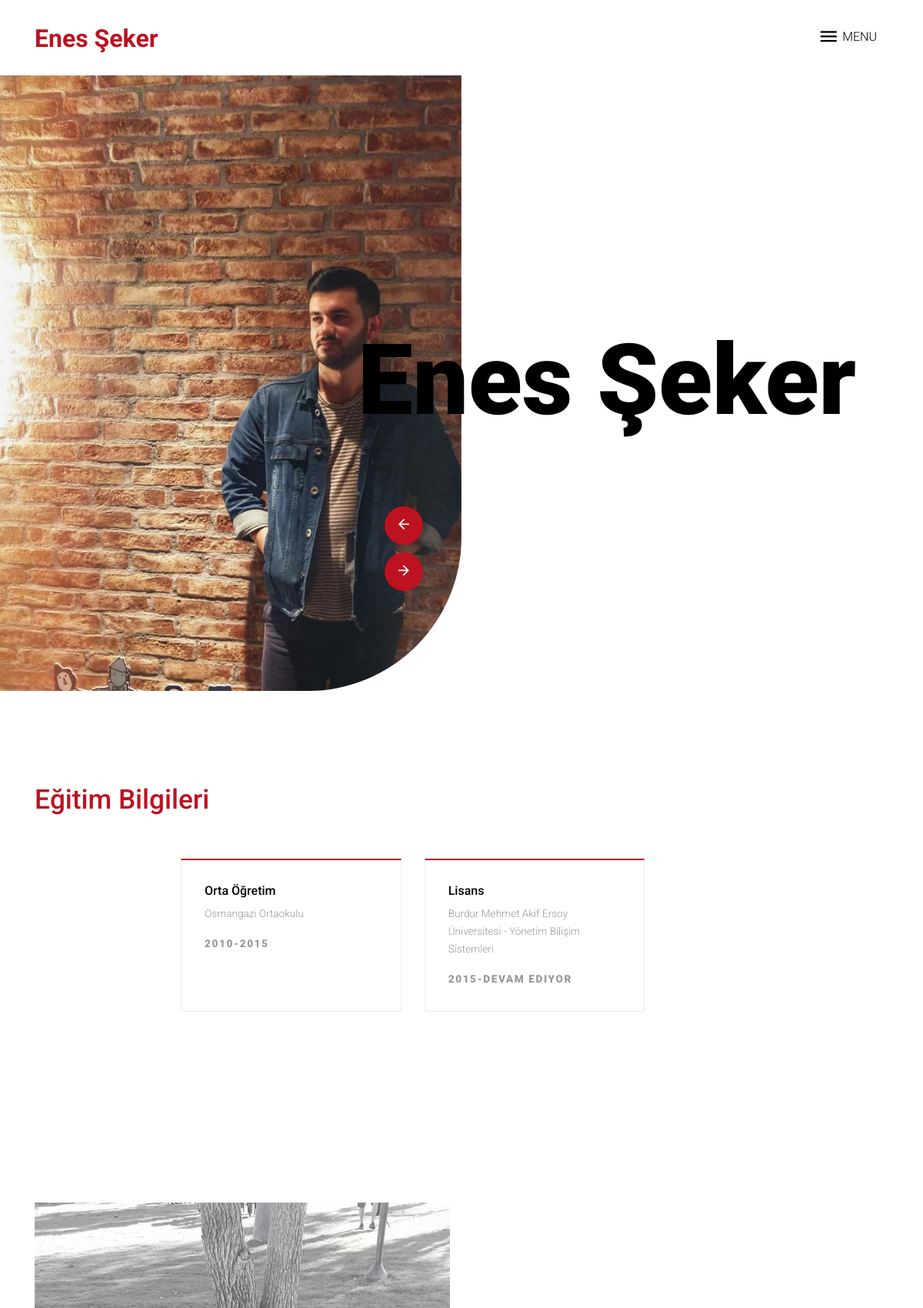
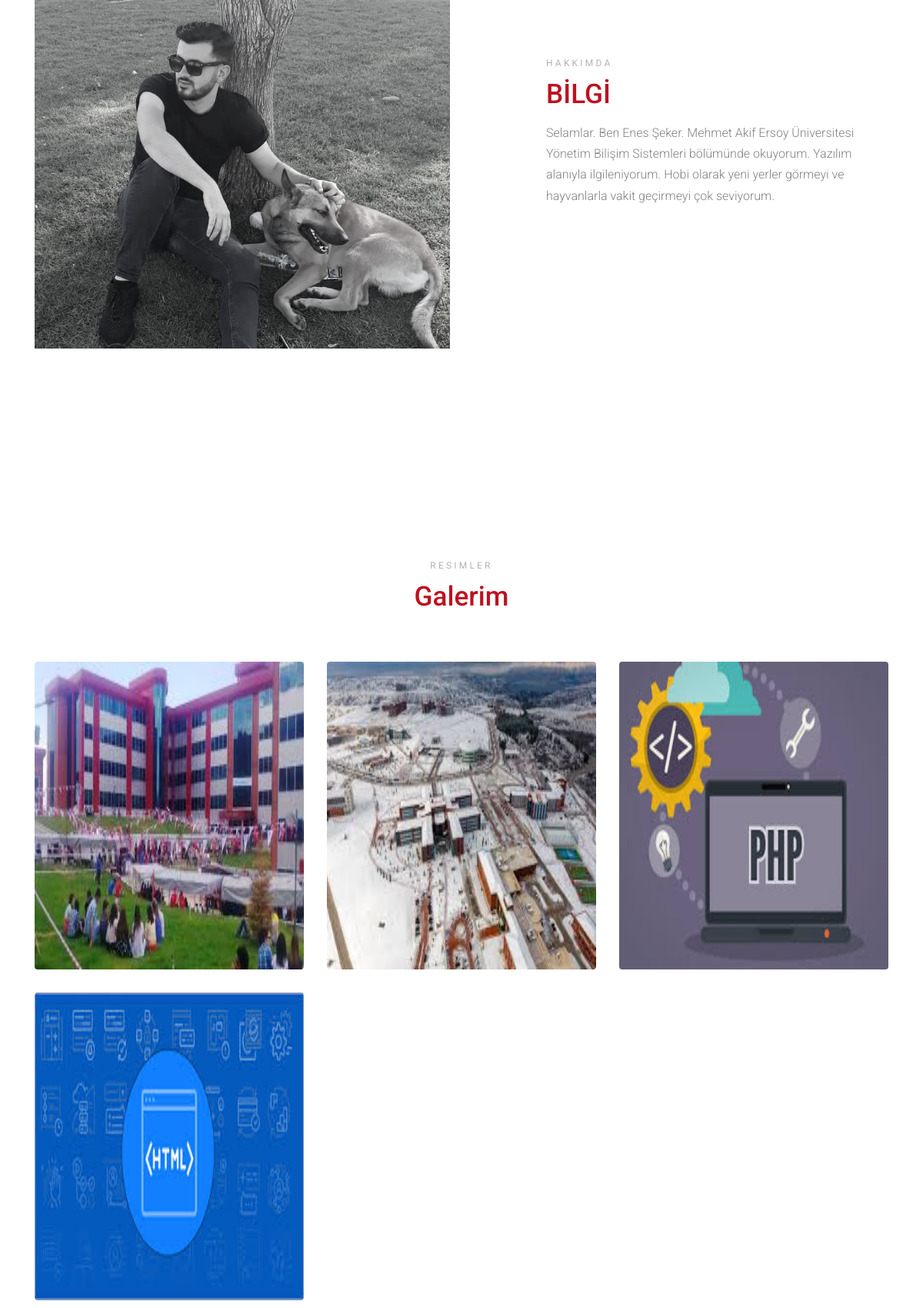
The page / (upper part) on the database its author committed (2 pictures, top to bottom).
### tables this page shows
CREATE TABLE `bilgi` (
  `id` tinyint(3) UNSIGNED NOT NULL,
  `isim` varchar(64) NOT NULL,
  `icerik` text NOT NULL
);

CREATE TABLE `slayt` (
  `id` tinyint(3) UNSIGNED NOT NULL,
  `ad` varchar(128) NOT NULL
);

CREATE TABLE `egitim` (
  `id` tinyint(3) UNSIGNED NOT NULL,
  `adi` varchar(128) NOT NULL,
  `tipi` varchar(32) NOT NULL,
  `baslama` year(4) NOT NULL,
  `bitis` year(4) DEFAULT NULL
);

CREATE TABLE `resimler` (
  `id` tinyint(3) UNSIGNED NOT NULL,
  `ad` varchar(128) NOT NULL
);

### index.php (the view, shortened to what this page needs)
<?php require_once ("yonetici/kutuphane/baglanti.php"); ?>
<?php
	$sorgu="SELECT * FROM bilgi";
	$sonuc=mysqli_query($baglanti,$sorgu);
	while($satir=mysqli_fetch_array($sonuc)) {
		$bilgiler[$satir['id']]=$satir;;
	}
	$sorgu="SELECT * FROM egitim";
	$sonuc=mysqli_query($baglanti,$sorgu);
	while($satir=mysqli_fetch_array($sonuc)) {
		$egitimler[$satir['id']]=$satir;;
  }
  $sorgu="SELECT * FROM slayt";
  $sonuc=mysqli_query($baglanti,$sorgu);
  while($satir=mysqli_fetch_array($sonuc)) {
    $slaytlar[$satir['id']]=$satir;;
  }
  $sorgu="SELECT * FROM resimler";
  $sonuc=mysqli_query($baglanti,$sorgu);
  while($satir=mysqli_fetch_array($sonuc)) {
    $galeri[$satir['id']]=$satir;;
  }
?>
<!DOCTYPE html>
<html lang="en">
  <head>
    <link rel="stylesheet" href="fonts/icomoon/style.css">
    <link rel="stylesheet" href="css/bootstrap.min.css">
    <link rel="stylesheet" href="css/animate.css">
    <link rel="stylesheet" href="css/owl.carousel.min.css">
    <link rel="stylesheet" href="css/owl.theme.default.min.css">
    <link rel="stylesheet" href="css/bootstrap-datepicker.css">
    <link rel="stylesheet" href="fonts/flaticon/font/flaticon.css">
    <link rel="stylesheet" href="css/aos.css">
    <link rel="stylesheet" href="css/jquery.fancybox.min.css">
    <link rel="stylesheet" href="css/style.css">
  </head>
  <body data-spy="scroll" data-target=".site-navbar-target" data-offset="300">
  <div class="site-wrap">
    <div class="site-navbar-wrap">
      <div class="site-navbar site-navbar-target js-sticky-header">
        <div class="container">
          <div class="row align-items-center">
            <div class="col-6 col-md-4">
              <h1 class="my-0 site-logo"><a href="index.php"><span class="text-primary"><?php echo $bilgiler[1]['icerik']; ?></span> </a></h1>
            </div>
            <div class="col-6 col-md-8">
              <nav class="site-navigation text-right" role="navigation">
                <div class="container">
                  <div class="d-inline-block d-lg-block ml-md-0 mr-auto py-3"><a href="#" class="site-menu-toggle js-menu-toggle text-black">
                    <span class="icon-menu h3"></span> <span class="menu-text">Menu</span>
                  </a></div>
                </div>
              </nav>
            </div>
          </div>
        </div>
      </div>
    </div>
    <div class="site-blocks-cover" id="home-section">
      <div class="img-wrap">
        <div class="owl-carousel slide-one-item hero-slider">
          <?php  foreach ($slaytlar as $slayt)  { ?>
          <div class="slide">
            <img src="yonetici/img/slayt/<?php echo $slayt['id']; ?>.jpg" alt="Image">
          </div>
          <?php } ?>
        </div>
      </div>
      <div class="container">
        <div class="row">
          <div class="col-md-6 ml-auto align-self-center">
            <div class="intro">
              <div class="heading">
                <h1><?php echo $bilgiler[1]['icerik']; ?></h1>
              </div>
            </div>
          </div>
        </div>
      </div>
    </div>
    <div class="site-section" id="what-we-do-section">
      <div class="container">
        <div class="row mb-5">
          <div class="col-lg-6 section-title">
            <h2 class="title text-primary">Eğitim Bilgileri</h2>
          </div>
        </div>
        <div class="row">
          <div class="col-lg-10 ml-auto">
            <div class="row">
            <?php  foreach ($egitimler as $egitim)  { ?>
              <div class="col-md-6 col-lg-4 mb-4 mb-lg-4">
                <div class="service h-100">
                  <h3><?php echo $egitim['tipi'];?></h3>
                  <p><?php echo $egitim['adi'];?></p>
                  <p class="readmore">
                  	<?php
                      echo $egitim['baslama'] ."-";
                      if(empty($egitim['bitis'])==false) {
                        echo $egitim['bitis'];
                      }else {
                        echo "Devam Ediyor";
                      }
                  	?>
                  </p>
                </div>
              </div>
            <?php } ?>
            </div>
          </div>
        </div>
      </div>
    </div>
    <div class="site-section" id="about-section">
      <div class="container">
        <div class="row align-items-center">
          <div class="col-lg-6 mb-5">
          <img src="yonetici/img/slayt/<?php echo $slayt[0]; ?>.jpg" class="img-fluid" alt="Image">
          </div>
          <div class="col-lg-5 ml-auto section-title">
            <span class="sub-title mb-2 d-block">HAKKIMDA</span>
            <h2 class="title text-primary mb-3">BİLGİ</h2>
            <p class="mb-4"><?php echo $bilgiler[2]['icerik']; ?></p>
          </div>
        </div>
      </div>
    </div>
    <div class="site-section" id="studio-section">
      <div class="container">
        <div class="row mb-5 ">
          <div class="col-md-7 section-title text-center mx-auto">
            <span class="sub-title mb-2 d-block">Resimler</span>
            <h2 class="title text-primary mb-3">Galerim</h2>
          </div>
        </div>
        <div class="row">
          <?php  foreach ($galeri as $g)  { ?>
              <div class="item design col-md-4">
                <a href="yonetici/img/resimler/<?php echo $g['id']; ?>.jpg" class="item-wrap" data-fancybox="gal">
                  <img class="img-fluid" src="yonetici/img/resimler/<?php echo $g['id']; ?>.jpg" style="height:400px;">
                </a>
              </div>
          <?php } ?>
        </div>
        </div>
      </div>
    </div>
  </body>
</html>

### css/style.css (style rules this page uses)
body { line-height: 1.7; color: gray; font-weight: 300; font-size: 1rem; font-family: "Roboto", -apple-system, BlinkMacSystemFont, "Segoe UI", Roboto, "Helvetica Neue", Arial, "Noto Sans", sans-serif, "Apple Color Emoji", "Segoe UI Emoji", "Segoe UI Symbol", "Noto Color Emoji"; }
a { -webkit-transition: .3s all ease; -o-transition: .3s all ease; transition: .3s all ease; }
h1, h2, h3, h4, h5, h6 { color: #000; }
.text-black { color: #000 !important; }
.site-wrap:before { -webkit-transition: .3s all ease-in-out; -o-transition: .3s all ease-in-out; transition: .3s all ease-in-out; background: rgba(0, 0, 0, 0.2); content: ""; position: absolute; z-index: 2000; top: 0; left: 0; right: 0; bottom: 0; opacity: 0; visibility: hidden; }
.site-section { padding: 4.5em 0; }
@media (min-width: 768px) { .site-section { padding: 7em 0; } }
.site-navbar-wrap { position: relative; z-index: 99; width: 100%; left: 0; background: #fff; }
.site-navbar-wrap a { color: #000; }
.site-navbar { margin-bottom: 0px; width: 100%; padding: 15px 0; }
.site-navbar .site-logo { font-weight: 200; line-height: 0; position: relative; }
.site-navbar .site-logo a { font-weight: 200; color: #000; font-size: 2rem; font-weight: bold; }
.sticky-wrapper .site-navbar { background-color: #fff; -webkit-transition: .3s all ease; -o-transition: .3s all ease; transition: .3s all ease; }
.site-blocks-cover { background-size: cover; background-repeat: no-repeat; background-position: top; background-attachment: fixed; position: relative; }
.site-blocks-cover, .site-blocks-cover > .container > .row { min-height: 600px; height: calc(100vh); }
.site-blocks-cover h1 { font-size: 8rem; font-weight: 900; line-height: 1; }
.site-blocks-cover .img-wrap { position: absolute; z-index: -1; width: calc(100% - 50%); top: 0; height: 100%; z-index: 2; right: 50%; min-height: 600px; overflow: hidden; border-bottom-right-radius: 200px; }
.site-blocks-cover .img-wrap .slide { height: 100vh; position: relative; }
.site-blocks-cover .img-wrap .slide img { position: absolute; top: 0; height: 100%; width: 100%; -o-object-fit: cover; object-fit: cover; }
.site-blocks-cover .intro { z-index: 3; position: relative; }
.site-blocks-cover .intro .heading { margin-left: -150px; }
.site-menu-toggle .menu-text { position: relative; top: -6px; text-transform: uppercase; }
.section-title .sub-title { font-size: .75rem; text-transform: uppercase; letter-spacing: .2rem; font-weight: 400; color: #b3b3b3; }
.section-title .title { font-size: 2.2rem; }
.service { padding: 30px; background: #fff; border: 1px solid #eee; border-top: 2px solid #bd1220; -webkit-transition: .3s all ease-in-out; -o-transition: .3s all ease-in-out; transition: .3s all ease-in-out; position: relative; top: 0; }
.service *:last-child { margin-bottom: 0; }
.service h3 { font-size: 1rem; color: #000; }
.service p { color: #999999; font-size: .85rem; }
.readmore { position: relative; padding-right: 20px; text-transform: uppercase; font-size: .75rem; letter-spacing: .1rem; font-weight: 900; -webkit-transition: .3s all ease; -o-transition: .3s all ease; transition: .3s all ease; }
.readmore:after { -webkit-transition: .3s all ease; -o-transition: .3s all ease; transition: .3s all ease; position: absolute; content: "\e5c8"; top: 50%; -webkit-transform: translateY(-50%); -ms-transform: translateY(-50%); transform: translateY(-50%); font-family: 'icomoon'; right: 0; opacity: 0; visibility: hidden; }
.item { border: none; margin-bottom: 30px; border-radius: 4px; }
.item a { display: block; overflow: hidden; position: relative; border-radius: 4px; }
.item a img { position: relative; -webkit-transform: scale(1); -ms-transform: scale(1); transform: scale(1); -webkit-transition: .3s all ease-in-out; -o-transition: .3s all ease-in-out; transition: .3s all ease-in-out; }
.item .item-wrap { display: block; position: relative; }
.item .item-wrap:after { z-index: 2; position: absolute; content: ""; top: 0; left: 0; right: 0; bottom: 0; background: rgba(0, 0, 0, 0.4); visibility: hidden; opacity: 0; -webkit-transition: .3s all ease-in-out; -o-transition: .3s all ease-in-out; transition: .3s all ease-in-out; }

### rows shown on the page
bilgi: icerik "Enes Şeker"
egitim: tipi "Orta Öğretim", adi "Osmangazi Ortaokulu", baslama "2010", bitis "2015"
egitim: tipi "Lisans", adi "Burdur Mehmet Akif Ersoy Üniversitesi - Yönetim Bilişim Sistemleri", baslama "2015", shows "DEVAM EDIYOR"
bilgi: icerik "Selamlar. Ben Enes Şeker. Mehmet Akif Ersoy Üniversitesi Yönetim Bilişim Sistemleri bölümünde okuyorum. Yazılım alanıyla ilgileniyorum. Hobi olarak yeni yerler görmeyi ve hayvanlarla vakit geçirmeyi çok seviyorum."
resimler: shows a picture
resimler: shows a picture
resimler: shows a picture
resimler: shows a picture
